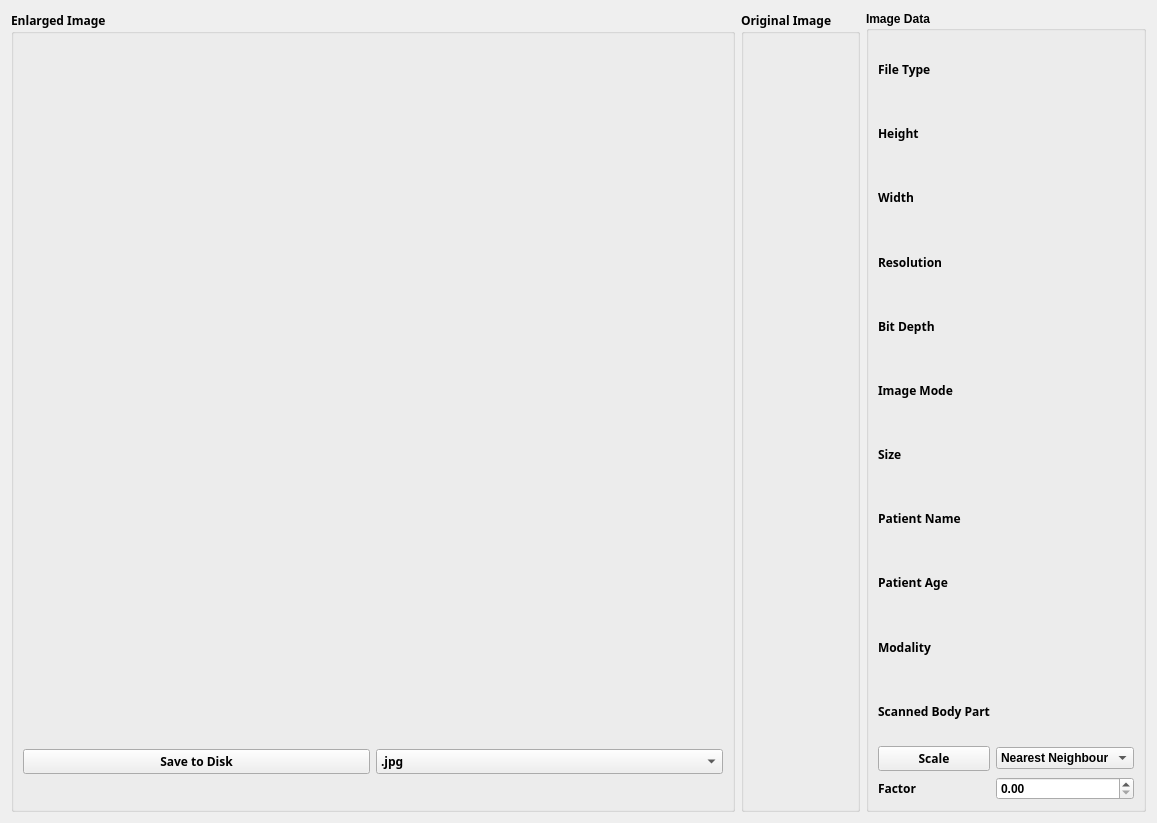
      <widget class="QWidget" name="tab">
       <attribute name="title">
        <string>Image Data and Interpolation</string>
       </attribute>
       <layout class="QGridLayout" name="gridLayout_5">
        <item row="0" column="0">
         <widget class="QGroupBox" name="groupBox_2">
          <property name="font">
           <font>
            <family>Segoe UI Black</family>
            <weight>75</weight>
            <bold>true</bold>
           </font>
          </property>
          <property name="title">
           <string>Enlarged Image</string>
          </property>
          <layout class="QGridLayout" name="gridLayout_2">
           <item row="3" column="0">
            <widget class="QLabel" name="newsizelabel">
             <property name="sizePolicy">
              <sizepolicy hsizetype="Minimum" vsizetype="Minimum">
               <horstretch>0</horstretch>
               <verstretch>0</verstretch>
              </sizepolicy>
             </property>
             <property name="minimumSize">
              <size>
               <width>20</width>
               <height>20</height>
              </size>
             </property>
             <property name="maximumSize">
              <size>
               <width>16777215</width>
               <height>20</height>
              </size>
             </property>
             <property name="text">
              <string/>
             </property>
            </widget>
           </item>
           <item row="1" column="0">
            <widget class="QPushButton" name="saveEnlarged">
             <property name="font">
              <font>
               <family>Segoe UI Black</family>
               <weight>75</weight>
               <bold>true</bold>
              </font>
             </property>
             <property name="text">
              <string>Save to Disk</string>
             </property>
            </widget>
           </item>
           <item row="1" column="1">
            <widget class="QComboBox" name="extCombo">
             <item>
              <property name="text">
               <string>.jpg</string>
              </property>
             </item>
             <item>
              <property name="text">
               <string>.png</string>
              </property>
             </item>
             <item>
              <property name="text">
               <string>.bmp</string>
              </property>
             </item>
            </widget>
           </item>
           <item row="0" column="0" colspan="2">
            <widget class="QLabel" name="enlarged">
             <property name="sizePolicy">
              <sizepolicy hsizetype="Maximum" vsizetype="Maximum">
               <horstretch>0</horstretch>
               <verstretch>0</verstretch>
              </sizepolicy>
             </property>
             <property name="minimumSize">
              <size>
               <width>700</width>
               <height>700</height>
              </size>
             </property>
             <property name="maximumSize">
              <size>
               <width>1400</width>
               <height>1400</height>
              </size>
             </property>
             <property name="layoutDirection">
              <enum>Qt::RightToLeft</enum>
             </property>
             <property name="text">
              <string/>
             </property>
             <property name="scaledContents">
              <bool>true</bool>
             </property>
            </widget>
           </item>
          </layout>
         </widget>
        </item>
        <item row="0" column="1">
         <widget class="QGroupBox" name="groupBox_3">
          <property name="font">
           <font>
            <family>Segoe UI Black</family>
            <weight>75</weight>
            <bold>true</bold>
           </font>
          </property>
          <property name="title">
           <string>Original Image</string>
          </property>
          <layout class="QGridLayout" name="gridLayout_3">
           <item row="1" column="0">
            <widget class="QLabel" name="ImageLabel">
             <property name="sizePolicy">
              <sizepolicy hsizetype="Preferred" vsizetype="Preferred">
               <horstretch>0</horstretch>
               <verstretch>0</verstretch>
              </sizepolicy>
             </property>
             <property name="maximumSize">
              <size>
               <width>700</width>
               <height>700</height>
              </size>
             </property>
             <property name="layoutDirection">
              <enum>Qt::RightToLeft</enum>
             </property>
             <property name="text">
              <string/>
             </property>
             <property name="scaledContents">
              <bool>true</bool>
             </property>
            </widget>
           </item>
          </layout>
         </widget>
        </item>
        <item row="0" column="2">
         <widget class="QGroupBox" name="groupBox">
          <property name="maximumSize">
           <size>
            <width>300</width>
            <height>16777215</height>
           </size>
          </property>
          <property name="font">
           <font>
            <family>Segoe UI</family>
            <weight>75</weight>
            <bold>true</bold>
           </font>
          </property>
          <property name="title">
           <string>Image Data</string>
          </property>
          <layout class="QGridLayout" name="gridLayout">
           <item row="4" column="1">
            <widget class="QLabel" name="BDlabel">
             <property name="font">
              <font>
               <family>Segoe UI</family>
              </font>
             </property>
             <property name="text">
              <string/>
             </property>
            </widget>
           </item>
           <item row="3" column="0">
            <widget class="QLabel" name="label">
             <property name="font">
              <font>
               <family>Segoe UI Black</family>
               <weight>75</weight>
               <bold>true</bold>
              </font>
             </property>
             <property name="text">
              <string>Resolution</string>
             </property>
            </widget>
           </item>
           <item row="3" column="1">
            <widget class="QLabel" name="Rlabel">
             <property name="font">
              <font>
               <family>Segoe UI</family>
              </font>
             </property>
             <property name="text">
              <string/>
             </property>
            </widget>
           </item>
           <item row="1" column="0">
            <widget class="QLabel" name="label_3">
             <property name="font">
              <font>
               <family>Segoe UI Black</family>
               <weight>75</weight>
               <bold>true</bold>
              </font>
             </property>
             <property name="text">
              <string>Height</string>
             </property>
            </widget>
           </item>
           <item row="0" column="0">
            <widget class="QLabel" name="label_4">
             <property name="font">
              <font>
               <family>Segoe UI Black</family>
               <weight>75</weight>
               <bold>true</bold>
              </font>
             </property>
             <property name="text">
              <string>File Type</string>
             </property>
            </widget>
           </item>
           <item row="8" column="1">
            <widget class="QLabel" name="NameLabel">
             <property name="text">
              <string/>
             </property>
            </widget>
           </item>
           <item row="12" column="0">
            <widget class="QLabel" name="Scan1">
             <property name="font">
              <font>
               <family>Segoe UI Black</family>
               <weight>75</weight>
               <bold>true</bold>
              </font>
             </property>
             <property name="text">
              <string>Scanned Body Part</string>
             </property>
            </widget>
           </item>
           <item row="12" column="1">
            <widget class="QLabel" name="PartLabel">
             <property name="text">
              <string/>
             </property>
            </widget>
           </item>
           <item row="10" column="0">
            <widget class="QLabel" name="Pat2">
             <property name="font">
              <font>
               <family>Segoe UI Black</family>
               <weight>75</weight>
               <bold>true</bold>
              </font>
             </property>
             <property name="text">
              <string>Patient Age</string>
             </property>
            </widget>
           </item>
           <item row="1" column="1">
            <widget class="QLabel" name="Hlabel">
             <property name="font">
              <font>
               <family>Segoe UI</family>
              </font>
             </property>
             <property name="text">
              <string/>
             </property>
            </widget>
           </item>
           <item row="4" column="0">
            <widget class="QLabel" name="label_7">
             <property name="font">
              <font>
               <family>Segoe UI Black</family>
               <weight>75</weight>
               <bold>true</bold>
              </font>
             </property>
             <property name="text">
              <string>Bit Depth</string>
             </property>
            </widget>
           </item>
           <item row="2" column="1">
            <widget class="QLabel" name="Wlabel">
             <property name="font">
              <font>
               <family>Segoe UI</family>
              </font>
             </property>
             <property name="text">
              <string/>
             </property>
            </widget>
           </item>
           <item row="0" column="1">
            <widget class="QLabel" name="FTlabel">
             <property name="font">
              <font>
               <family>Segoe UI</family>
              </font>
             </property>
             <property name="text">
              <string/>
             </property>
            </widget>
           </item>
           <item row="5" column="1">
            <widget class="QLabel" name="Mlabel">
             <property name="font">
              <font>
               <family>Segoe UI</family>
              </font>
             </property>
             <property name="text">
              <string/>
             </property>
            </widget>
           </item>
           <item row="2" column="0">
            <widget class="QLabel" name="label_2">
             <property name="font">
              <font>
               <family>Segoe UI Black</family>
               <weight>75</weight>
               <bold>true</bold>
              </font>
             </property>
             <property name="text">
              <string>Width</string>
             </property>
            </widget>
           </item>
           <item row="13" column="0">
            <widget class="QPushButton" name="enlarger">
             <property name="font">
              <font>
               <family>Segoe UI Black</family>
               <weight>75</weight>
               <bold>true</bold>
              </font>
             </property>
             <property name="text">
              <string>Scale</string>
             </property>
            </widget>
           </item>
           <item row="8" column="0">
            <widget class="QLabel" name="Pat1">
             <property name="font">
              <font>
               <family>Segoe UI Black</family>
               <weight>75</weight>
               <bold>true</bold>
              </font>
             </property>
             <property name="text">
              <string>Patient Name</string>
             </property>
            </widget>
           </item>
           <item row="5" column="0">
            <widget class="QLabel" name="label_5">
             <property name="font">
              <font>
               <family>Segoe UI Black</family>
               <weight>75</weight>
               <bold>true</bold>
              </font>
             </property>
             <property name="text">
              <string>Image Mode</string>
             </property>
            </widget>
           </item>
           <item row="10" column="1">
            <widget class="QLabel" name="AgeLabel">
             <property name="text">
              <string/>
             </property>
            </widget>
           </item>
           <item row="11" column="0">
            <widget class="QLabel" name="Mod1">
             <property name="enabled">
              <bool>true</bool>
             </property>
             <property name="font">
              <font>
               <family>Segoe UI Black</family>
               <weight>75</weight>
               <bold>true</bold>
              </font>
             </property>
             <property name="text">
              <string>Modality</string>
             </property>
            </widget>
           </item>
           <item row="6" column="1">
            <widget class="QLabel" name="Slabel">
             <property name="text">
              <string/>
             </property>
            </widget>
           </item>
           <item row="11" column="1">
            <widget class="QLabel" name="ModLabel">
             <property name="text">
              <string/>
             </property>
            </widget>
           </item>
           <item row="6" column="0">
            <widget class="QLabel" name="label_6">
             <property name="font">
              <font>
               <family>Segoe UI Black</family>
               <weight>75</weight>
               <bold>true</bold>
              </font>
             </property>
             <property name="text">
              <string>Size</string>
             </property>
            </widget>
           </item>
           <item row="13" column="1">
            <widget class="QComboBox" name="type">
             <property name="font">
              <font>
               <family>Segoe UI</family>
              </font>
             </property>
             <item>
              <property name="text">
               <string>Nearest Neighbour</string>
              </property>
             </item>
             <item>
              <property name="text">
               <string>Bilinear</string>
              </property>
             </item>
            </widget>
           </item>
           <item row="14" column="0">
            <widget class="QLabel" name="label_8">
             <property name="font">
              <font>
               <family>Segoe UI Black</family>
               <weight>75</weight>
               <bold>true</bold>
              </font>
             </property>
             <property name="text">
              <string>Factor</string>
             </property>
            </widget>
           </item>
           <item row="14" column="1">
            <widget class="QDoubleSpinBox" name="FactorCombo">
             <property name="maximum">
              <double>16.000000000000000</double>
             </property>
            </widget>
           </item>
          </layout>
         </widget>
        </item>
       </layout>
      </widget>
